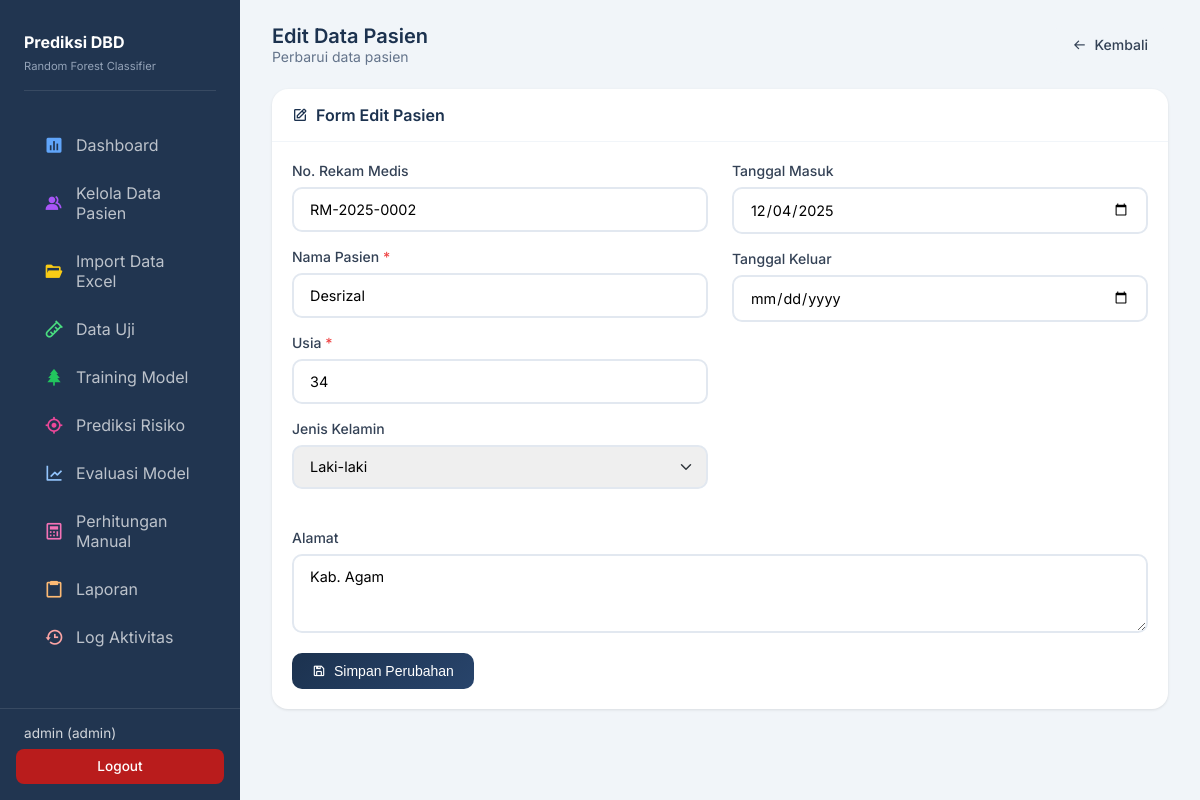
The page /data/edit/2 (signed in) on the database its author committed.
### app/models.py (models this page shows, shortened)
class User(UserMixin, db.Model):
    __tablename__ = 'users'
    id = db.Column(db.Integer, primary_key=True)
    username = db.Column(db.String(50), unique=True, nullable=False)
    password = db.Column(db.String(255), nullable=False)
    nama_lengkap = db.Column(db.String(100), nullable=False)
    email = db.Column(db.String(100))
    role = db.Column(db.Enum('admin', 'petugas'), default='petugas')
    foto = db.Column(db.String(255), default='default.png')
    status = db.Column(db.Enum('aktif', 'nonaktif'), default='aktif')
    last_login = db.Column(db.DateTime)
    created_at = db.Column(db.DateTime, default=datetime.utcnow)
    updated_at = db.Column(db.DateTime, default=datetime.utcnow, onupdate=datetime.utcnow)

class PasienDBD(db.Model):
    __tablename__ = 'pasien_dbd'
    id = db.Column(db.Integer, primary_key=True)
    no_rm = db.Column(db.String(20), unique=True)
    nama_pasien = db.Column(db.String(100), nullable=False)
    usia = db.Column(db.Integer, nullable=False)
    jenis_kelamin = db.Column(db.Enum('L', 'P'), nullable=False)
    alamat = db.Column(db.Text)
    tanggal_masuk = db.Column(db.Date, nullable=False)
    tanggal_keluar = db.Column(db.Date)
    lama_rawat = db.Column(db.Integer)
    bulan = db.Column(db.String(20))
    tahun = db.Column(db.Integer)
    created_at = db.Column(db.DateTime, default=datetime.utcnow)
    updated_at = db.Column(db.DateTime, default=datetime.utcnow, onupdate=datetime.utcnow)

### app/routes/data.py (the view, shortened to what this page needs)
@data_bp.route('/edit/<int:id>', methods=['GET', 'POST'])
@login_required
@admin_or_petugas_required
def edit(id):
    pasien = db.get_or_404(PasienDBD, id)
    return render_template('data/edit.html', pasien=pasien, bulan_names=BULAN_NAMES)

### app/templates/data/edit.html (shortened to what this page needs)
{% extends "base.html" %}
{% block content %}
<div class="page-header">
    <div>
        <h4>Edit Data Pasien</h4>
        <p>Perbarui data pasien</p>
    </div>
    <a href="{{ url_for('data.index') }}" class="btn btn-secondary"><i class='bx bx-arrow-back'></i> Kembali</a>
</div>
<div class="card">
    <div class="card-header"><h5><i class='bx bx-edit text-primary me-2'></i>Form Edit Pasien</h5></div>
    <div class="card-body">
        <form method="POST">
            <div class="row">
                <div class="col-12 col-lg-6">
                    <div class="form-group">
                        <label class="form-label">No. Rekam Medis</label>
                        <input type="text" name="no_rm" class="form-control" value="{{ pasien.no_rm or '' }}">
                    </div>
                    <div class="form-group">
                        <label class="form-label">Nama Pasien <span class="text-danger">*</span></label>
                        <input type="text" name="nama_pasien" class="form-control" value="{{ pasien.nama_pasien }}" required>
                    </div>
                    <div class="form-group">
                        <label class="form-label">Usia <span class="text-danger">*</span></label>
                        <input type="number" name="usia" class="form-control" value="{{ pasien.usia }}" required>
                    </div>
                    <div class="form-group">
                        <label class="form-label">Jenis Kelamin</label>
                        <select name="jenis_kelamin" class="form-control form-select">
                            <option value="L" {{ 'selected' if pasien.jenis_kelamin == 'L' }}>Laki-laki</option>
                        </select>
                    </div>
                </div>
                <div class="col-12 col-lg-6">
                    <div class="form-group">
                        <label class="form-label">Tanggal Masuk</label>
                        <input type="date" name="tanggal_masuk" class="form-control" value="{{ pasien.tanggal_masuk.strftime('%Y-%m-%d') if pasien.tanggal_masuk else '' }}" required>
                    </div>
                    <div class="form-group">
                        <label class="form-label">Tanggal Keluar</label>
                        <input type="date" name="tanggal_keluar" class="form-control" value="{{ pasien.tanggal_keluar.strftime('%Y-%m-%d') if pasien.tanggal_keluar else '' }}">
                    </div>
                </div>
                <div class="col-12">
                    <div class="form-group mb-0">
                        <label class="form-label">Alamat</label>
                        <textarea name="alamat" class="form-control" rows="3">{{ pasien.alamat or '' }}</textarea>
                    </div>
                </div>
            </div>
            <div class="mt-3">
                <button type="submit" class="btn btn-primary"><i class='bx bx-save'></i> Simpan Perubahan</button>
            </div>
        </form>
    </div>
</div>
{% endblock %}

### app/templates/base.html (shortened to what this page needs)
<!DOCTYPE html>
<html lang="id">
<head>
    <link href="https://unpkg.com/boxicons@2.1.4/css/boxicons.min.css" rel="stylesheet">
</head>
<body>
    <aside class="sidebar" id="sidebar">
        <div class="sidebar-brand" style="margin-top: 0.5rem;">
            <div class="sidebar-brand-text">
                <h5>Prediksi DBD</h5>
                <small>Random Forest Classifier</small>
            </div>
        </div>
        <ul class="nav-menu">
            <li class="nav-item">
                <a href="{{ url_for('main.index') }}" class="nav-link {% if request.endpoint == 'main.index' %}active{% endif %}">
                    <i class='bx bxs-bar-chart-square' style="color: #60a5fa;"></i>
                    <span>Dashboard</span>
                </a>
            </li>
            {% if current_user.role in ['admin', 'petugas'] %}
            <li class="nav-item">
                <a href="{{ url_for('data.index') }}" class="nav-link {% if request.endpoint == 'data.index' %}active{% endif %}">
                    <i class='bx bxs-group' style="color: #a855f7;"></i>
                    <span>Kelola Data Pasien</span>
                </a>
            </li>
            <li class="nav-item">
                <a href="{{ url_for('data.import_excel') }}" class="nav-link {% if request.endpoint == 'data.import_excel' %}active{% endif %}">
                    <i class='bx bxs-folder-open' style="color: #facc15;"></i>
                    <span>Import Data Excel</span>
                </a>
            </li>
            {% endif %}
            {% if current_user.role in ['admin', 'petugas'] %}
            <li class="nav-item">
                <a href="{{ url_for('data_uji.index') }}" class="nav-link {% if request.endpoint == 'data_uji.index' %}active{% endif %}">
                    <i class='bx bx-test-tube' style="color: #4ade80;"></i>
                    <span>Data Uji</span>
                </a>
            </li>
            {% endif %}
            {% if current_user.role in ['admin', 'petugas'] %}
            <li class="nav-item">
                <a href="{{ url_for('training.index') }}" class="nav-link {% if request.endpoint and 'training' in request.endpoint %}active{% endif %}">
                    <i class='bx bxs-tree' style="color: #22c55e;"></i>
                    <span>Training Model</span>
                </a>
            </li>
            {% endif %}
            <li class="nav-item">
                <a href="{{ url_for('prediksi.index') }}" class="nav-link {% if 'prediksi' in request.endpoint %}active{% endif %}">
                    <i class='bx bx-target-lock' style="color: #ec4899;"></i>
                    <span>Prediksi Risiko</span>
                </a>
            </li>
            <li class="nav-item">
                <a href="{{ url_for('evaluasi.index') }}" class="nav-link {% if 'evaluasi' in request.endpoint %}active{% endif %}">
                    <i class='bx bx-line-chart' style="color: #93c5fd;"></i>
                    <span>Evaluasi Model</span>
                </a>
            </li>
            {% if current_user.role in ['admin', 'petugas'] %}
            <li class="nav-item">
                <a href="{{ url_for('perhitungan.index') }}" class="nav-link {% if request.endpoint and 'perhitungan' in request.endpoint %}active{% endif %}">
                    <i class='bx bx-calculator' style="color: #f472b6;"></i>
                    <span>Perhitungan Manual</span>
                </a>
            </li>
            {% endif %}
            <li class="nav-item">
                <a href="{{ url_for('laporan.index') }}" class="nav-link {% if request.endpoint and 'laporan' in request.endpoint %}active{% endif %}">
                    <i class='bx bx-clipboard' style="color: #fdba74;"></i>
                    <span>Laporan</span>
                </a>
            </li>
            {% if current_user.role == 'admin' %}
            <li class="nav-item">
                <a href="{{ url_for('log.index') }}" class="nav-link {% if 'log' in request.endpoint %}active{% endif %}">
                    <i class='bx bx-history' style="color: #fca5a5;"></i>
                    <span>Log Aktivitas</span>
                </a>
            </li>
            {% endif %}
        </ul>
        <div class="user-menu" style="padding: 1rem; border-top: 1px solid rgba(255,255,255,0.1); margin: auto -1.5rem 0 -1.5rem; background: var(--sidebar-bg);">
            <div style="margin-bottom: 0.5rem; padding: 0 0.5rem; font-size: 0.85rem; color: rgba(255,255,255,0.8);">
                {{ current_user.username }} ({{ current_user.role }})
            </div>
            <a href="{{ url_for('auth.logout') }}" class="btn btn-danger" style="width: 100%; border-radius: 8px; padding: 0.6rem; justify-content: center; background: #b91c1c; border: none; font-size: 0.85rem;">
                Logout
            </a>
        </div>
    </aside>
    <main class="main-content">
        {% block content %}{% endblock %}
    </main>
</body>
</html>

### app/templates/base.html (style rules this page uses)
:root { --primary: #1c324f; --primary-light: #28446b; --primary-100: #e2e8f0; --danger: #ef4444; --danger-light: #fee2e2; --warning: #f59e0b; --warning-light: #fdf6b2; --success: #22c55e; --success-light: #def7ec; --info: #3b82f6; --info-light: #dbeafe; --gray-50: #f8fafc; --gray-100: #f1f5f9; --gray-200: #e2e8f0; --gray-300: #cbd5e1; --gray-400: #94a3b8; --gray-500: #64748b; --gray-600: #475569; --gray-700: #334155; --gray-800: #1c324f; --gray-900: #0f172a; --sidebar-bg: #213550; --sidebar-width: 240px; }
* { box-sizing: border-box; margin: 0; padding: 0; }
body { font-family: 'Inter', sans-serif; background: var(--gray-100); min-height: 100vh; color: var(--gray-700); overflow-x: hidden; }
html { scroll-behavior: smooth; }
.sidebar { position: fixed; left: 0; top: 0; width: var(--sidebar-width); height: 100vh; background: var(--sidebar-bg); color: white; padding: 1.5rem; padding-bottom: 0; overflow-y: auto; z-index: 1000; transition: transform 0.3s ease; display: flex; flex-direction: column; }
.sidebar-brand { display: flex; align-items: center; gap: 0.75rem; margin-bottom: 2rem; padding-bottom: 1rem; border-bottom: 1px solid rgba(255,255,255,0.1); }
.sidebar-brand-text h5 { font-size: 1rem; font-weight: 700; margin-bottom: 0.125rem; color: white; }
.sidebar-brand-text small { font-size: 0.7rem; color: var(--gray-400); }
.nav-menu { list-style: none; flex: 1; overflow-y: auto; padding-bottom: 1rem; }
.nav-item { margin-bottom: 0.25rem; }
.nav-link { display: flex; align-items: center; gap: 0.75rem; padding: 0.75rem 1rem; color: rgba(255,255,255,0.7); text-decoration: none; transition: all 0.2s; border-left: 4px solid transparent; }
.nav-link i { font-size: 1.25rem; }
.main-content { margin-left: var(--sidebar-width); padding: 1.5rem 2rem; min-height: 100vh; }
.card { background: white; border-radius: 16px; box-shadow: 0 1px 3px rgba(0,0,0,0.1); margin-bottom: 1.5rem; overflow: hidden; }
.card-header { padding: 1rem 1.25rem; border-bottom: 1px solid var(--gray-100); display: flex; justify-content: space-between; align-items: center; }
.card-header h5 { font-size: 1rem; font-weight: 600; color: var(--gray-800); display: flex; align-items: center; }
.card-body { padding: 1.25rem; }
.btn { display: inline-flex; align-items: center; justify-content: center; gap: 0.5rem; padding: 0.625rem 1.25rem; border-radius: 10px; font-size: 0.875rem; font-weight: 500; cursor: pointer; border: none; transition: all 0.2s; text-decoration: none; }
.btn-primary { background: linear-gradient(135deg, var(--primary), var(--primary-light)); color: white; }
.btn-secondary { background: var(--gray-100); color: var(--gray-700); }
.btn-danger { background: var(--danger); color: white; }
.form-group { margin-bottom: 1rem; }
.form-label { display: block; margin-bottom: 0.5rem; font-weight: 500; color: var(--gray-700); font-size: 0.875rem; }
.form-control { width: 100%; padding: 0.75rem 1rem; border: 2px solid var(--gray-200); border-radius: 10px; font-size: 0.9rem; transition: all 0.2s; font-family: inherit; }
.form-select { appearance: none; background-repeat: no-repeat; background-position: right 0.75rem center; background-size: 16px 12px; padding-right: 2.5rem; }
.page-header { display: flex; justify-content: space-between; align-items: center; margin-bottom: 1.5rem; }
.page-header h4 { font-size: 1.25rem; font-weight: 600; color: var(--gray-800); }
.page-header p { color: var(--gray-500); font-size: 0.875rem; }
.row { display: flex; flex-wrap: wrap; margin: -0.75rem; }
.col-12 { flex: 0 0 100%; max-width: 100%; padding: 0.75rem; }
.col-lg-6 { flex: 0 0 50%; max-width: 50%; padding: 0.75rem; }
.text-primary { color: var(--primary); }
.text-danger { color: var(--danger); }
.mb-0 { margin-bottom: 0; }
.mt-3 { margin-top: 1rem; }
.me-2 { margin-right: 0.5rem; }
.user-menu { margin-top: auto; margin-left: -1.5rem; margin-right: -1.5rem; padding: 0.75rem 1.5rem; background: rgba(255,255,255,0.1); border-top: 1px solid rgba(255,255,255,0.1); flex-shrink: 0; }

### rows shown on the page
User: username "admin", role "admin"
PasienDBD: no_rm "RM-2025-0002", nama_pasien "Desrizal", usia "34", tanggal_masuk "12/04/2025", alamat "Kab. Agam"
